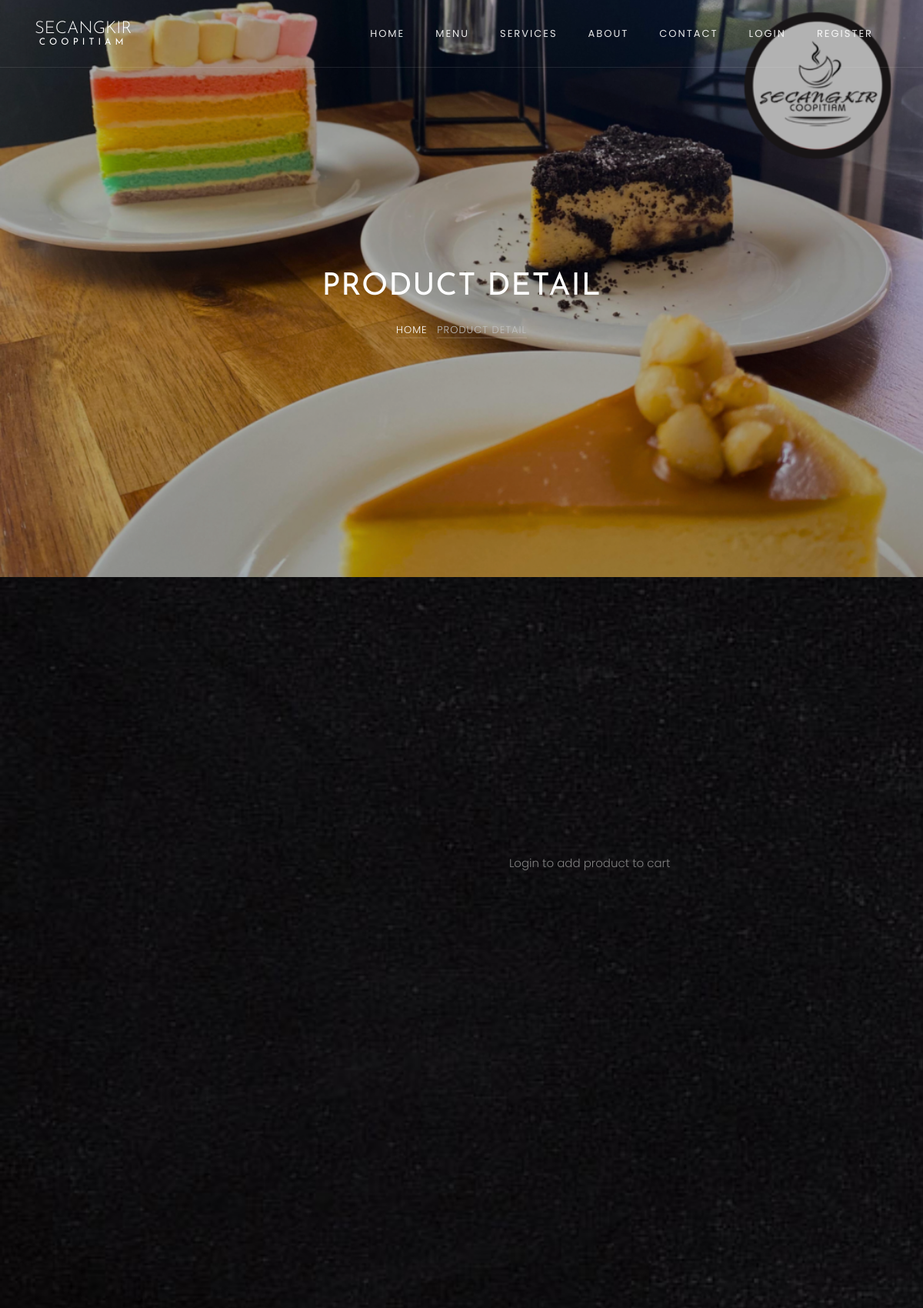
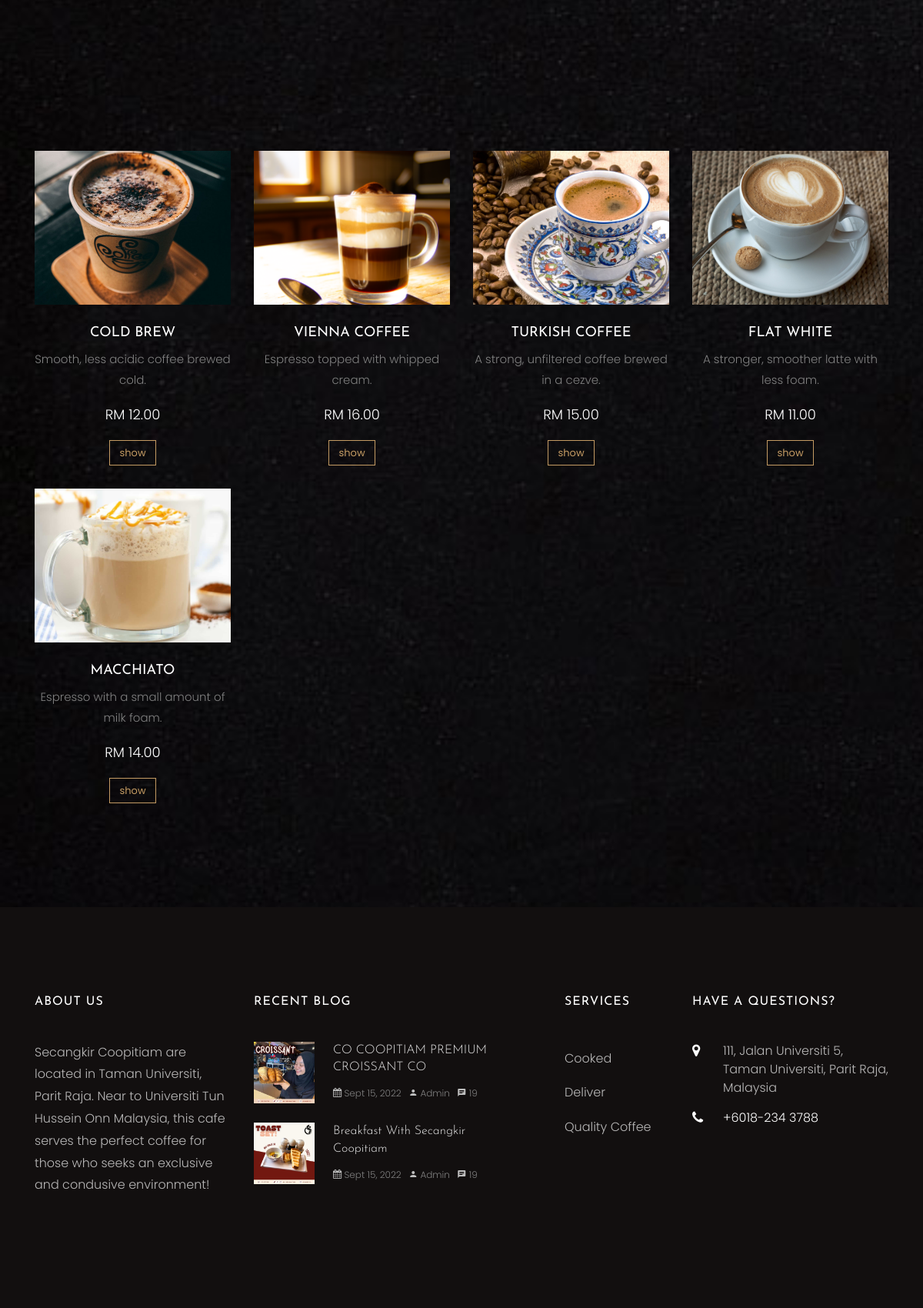
Screenshot of /products/product-single.php?id=1 (upper part) with the database file from the repository (2 pictures, top to bottom).
### tables this page shows
CREATE TABLE `products` (
  `id` int(10) NOT NULL,
  `name` varchar(200) NOT NULL,
  `image` varchar(200) NOT NULL,
  `description` text NOT NULL,
  `price` varchar(10) NOT NULL,
  `type` varchar(200) NOT NULL,
  `created_at` timestamp NOT NULL DEFAULT current_timestamp()
);

### products/product-single.php (the view, shortened to what this page needs)
<?php require "../includes/header.php"; ?>
<?php require "../config/config.php"; ?>
<?php
	if(isset($_GET['id'])) {
		$id = $_GET['id'];
		$product = $conn->query("SELECT * FROM products WHERE id='$id'");
		$product->execute();
		$singelProduct = $product->fetch(PDO::FETCH_OBJ);
		$relatedProducts = $conn->query("SELECT * FROM products WHERE type='$singelProduct->type'
		AND id !='$singelProduct->id'");
		$relatedProducts->execute();
		$allRelatedProducts = $relatedProducts->fetchAll(PDO::FETCH_OBJ);
	} else {
		header("location: ".APPURL."/404.php");
	}
?>
    <section class="home-slider owl-carousel">
      <div class="slider-item" style="background-image: url(<?php echo APPURL; ?>/images/bg_3.jpg);" data-stellar-background-ratio="0.5">
      	<div class="overlay"></div>
        <div class="container">
          <div class="row slider-text justify-content-center align-items-center">
            <div class="col-md-7 col-sm-12 text-center ftco-animate">
            	<h1 class="mb-3 mt-5 bread">Product Detail</h1>
	            <p class="breadcrumbs"><span class="mr-2"><a href="<?php echo APPURL; ?>">Home</a></span> <span>Product Detail</span></p>
            </div>
          </div>
        </div>
      </div>
    </section>
    <section class="ftco-section">
    	<div class="container">
    		<div class="row">
				<?php if(isset($_SESSION['user_id'])) : ?>
					<?php if($rowCount > 0) : ?>
						<button  style="margin-top: -335px; margin-left: 632px; height: 65px;" name="submit" type="submit" class="btn btn-primary py-3 px-5" disabled>Added to Cart</button>
					<?php else : ?>
						<button  style="display: inline-block; position: relative; z-index: 1; padding: 2em; margin: -2em; margin-top: -335px; margin-left: 632px; height: 65px;" name="submit" type="submit" class="btn btn-primary py-3 px-5">Add to Cart</button>
					<?php endif; ?>
				<?php else : ?>
					<p style="margin-top: -335px; margin-left: 632px; height: 65px;">Login to add product to cart</p>
				<?php endif; ?>
    			</div>
    		</div>
    </section>
    <section class="ftco-section">
    	<div class="container">
    		<div class="row justify-content-center mb-5 pb-3">
        </div>
        <div class="row">
			<?php foreach($allRelatedProducts as $allRelatedProduct) : ?>
        	<div class="col-md-3">
        		<div class="menu-entry">
    					<a href="<?php echo APPURL; ?>/products/product-single.php?id=<?php echo $allRelatedProduct->id; ?>" class="img" style="background-image: url(<?php echo IMAGEPRODUCTS; ?>/<?php echo $allRelatedProduct->image; ?>);"></a>
    					<div class="text text-center pt-4">
    						<h3><a href="<?php echo APPURL; ?>/products/product-single.php?id=<?php echo $allRelatedProduct->id; ?>"><?php echo $allRelatedProduct->name; ?></a></h3>
    						<p>
							<?php echo $allRelatedProduct->description; ?>
							</p>
    						<p class="price"><span>RM <?php echo number_format($allRelatedProduct->price, 2) ; ?></span></p>
    						<p><a href="<?php echo APPURL; ?>/products/product-single.php?id=<?php echo $allRelatedProduct->id; ?>" class="btn btn-primary btn-outline-primary">show</a></p>
    					</div>
    				</div>
        	</div>
			<?php endforeach; ?>
        </div>
    	</div>
    </section>
<?php require "../includes/footer.php"; ?>

### rows the page displays
products: image (picture), name "COLD BREW", description "Smooth, less acidic coffee brewed cold.", price "12.00"
products: image (picture), name "VIENNA COFFEE", description "Espresso topped with whipped cream.", price "16.00"
products: image (picture), name "TURKISH COFFEE", description "A strong, unfiltered coffee brewed in a cezve.", price "15.00"
products: image (picture), name "FLAT WHITE", description "A stronger, smoother latte with less foam.", price "11.00"
products: image (picture), name "MACCHIATO", description "Espresso with a small amount of milk foam.", price "14.00"
